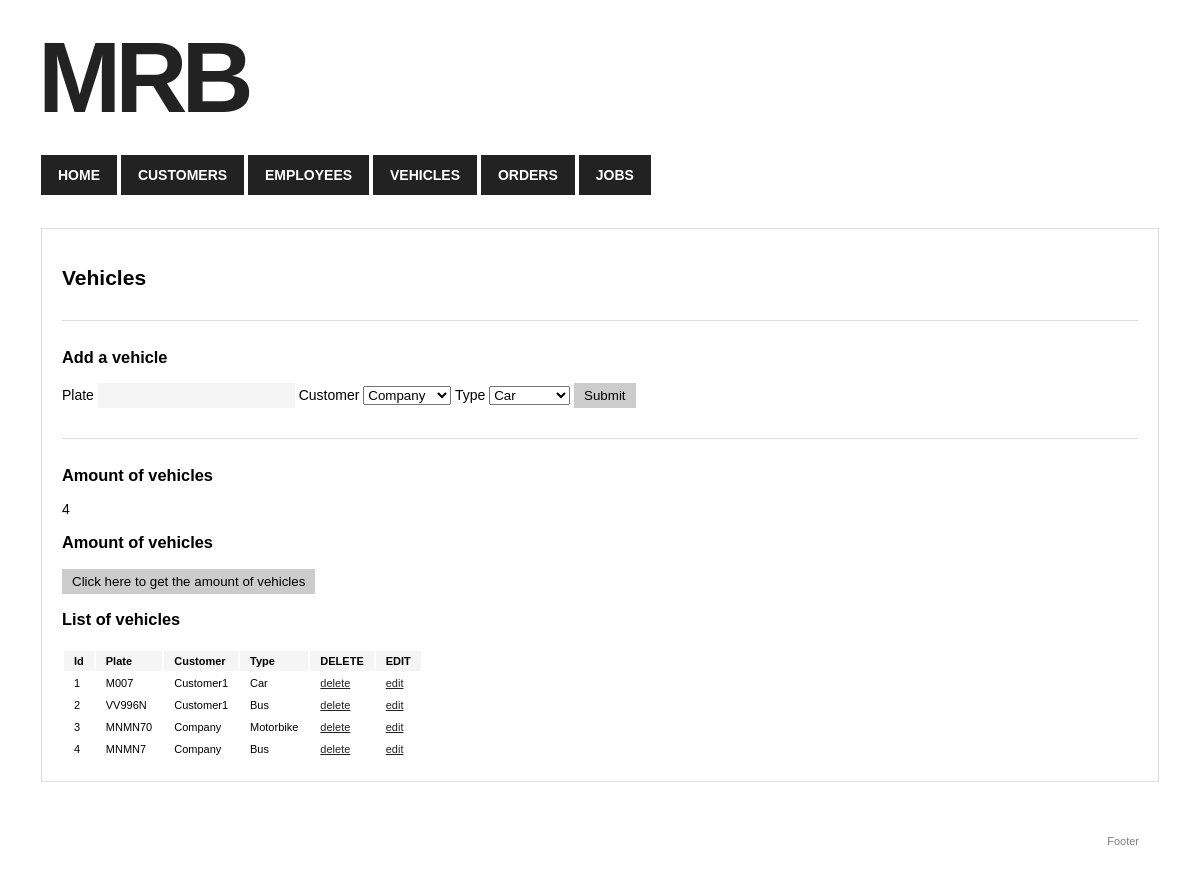
Page /vehicles on the committed database.
### tables this page shows
CREATE TABLE IF NOT EXISTS `Vehicles` (
  `id` int(10) unsigned NOT NULL AUTO_INCREMENT,
  `plate` varchar(10) NOT NULL,
  `customerId` int(10) unsigned DEFAULT NULL,
  `type` enum('Car','Bus','Motorbike') NOT NULL DEFAULT 'Car',
  UNIQUE KEY `Index 1` (`id`),
  KEY `Index 2` (`customerId`,`plate`),
  CONSTRAINT `FK_Venicles_Customers` FOREIGN KEY (`customerId`) REFERENCES `Customers` (`id`)
);

CREATE TABLE IF NOT EXISTS `Customers` (
  `id` int(10) unsigned NOT NULL AUTO_INCREMENT,
  `name` varchar(100) NOT NULL,
  `address` varchar(255) DEFAULT NULL,
  `email` varchar(255) DEFAULT NULL,
  `phone` varchar(15) DEFAULT NULL,
  `respondMethod` tinyint(1) unsigned NOT NULL DEFAULT '0',
  `created_at` datetime NOT NULL DEFAULT CURRENT_TIMESTAMP,
  UNIQUE KEY `Index 1` (`id`),
  KEY `Index 2` (`name`)
);

### application/core/controller.php (called while the page is built, shortened)
<?php
class Controller
{
    protected function openDatabaseConnection()
    {
        $options = array(PDO::ATTR_DEFAULT_FETCH_MODE => PDO::FETCH_OBJ, PDO::ATTR_ERRMODE => PDO::ERRMODE_WARNING);
        $this->db = new PDO(DB_TYPE . ':host=' . DB_HOST . ';dbname=' . DB_NAME . ';charset=' . DB_CHARSET, DB_USER, DB_PASS, $options);
    }
}

### application/controller/vehicles.php (called while the page is built, shortened)
<?php
class Vehicles extends Controller
{
    public function loadModel()
    {
        require_once APP . 'model/vehiclemodel.php';
        $this->model = new VehicleModel($this->db);
    }
    public function index()
    {
        $vehicles = $this->model->getAllVehicles();
        $amount_of_vehicles = $this->model->getAmountOfVehicles();
        $customers = $this->model->getAllCustomers();
        require APP . 'view/_templates/header.php';
        require APP . 'view/vehicles/index.php';
        require APP . 'view/_templates/footer.php';
    }
}

### public/index.php (called while the page is built, shortened)
<?php
require APP . 'core/application.php';
require APP . 'core/controller.php';
$app = new Application();

### application/model/vehiclemodel.php (called while the page is built, shortened)
<?php
class VehicleModel extends Model
{
    public $db = null;
    function __construct($db)
    {
        try {
            $this->db = $db;
        } catch (PDOException $e) {
            exit('Database connection could not be established.');
        }
    }
    public function getAllVehicles()
    {
        $sql = "SELECT v.*, c.name AS `customer` FROM Vehicles AS v
LEFT JOIN Customers AS c ON c.id=v.customerId";
        $query = $this->db->prepare($sql);
        $query->execute();
        return $query->fetchAll();
    }
    public function getAllCustomers()
    {
       $sql="select id, `name` from `Customers`";
        $query = $this->db->prepare($sql);
        $query->execute();
        return $query->fetchAll();
    }
    public function getAmountOfVehicles()
    {
        $sql = "SELECT COUNT(id) AS `amount_of_vehicles` FROM `Vehicles`";
        $query = $this->db->prepare($sql);
        $query->execute();
        return $query->fetch()->amount_of_vehicles;
    }
}

### application/view/vehicles/index.php (the view, shortened to what this page needs)
<div class="container">
    <h2>Vehicles</h2>
    <div class="box">
        <h3>Add a vehicle</h3>
        <form action="<?php echo URL; ?>vehicles/addvehicle" method="POST">
            <label>Plate</label>
            <input type="text" name="plate" value="" required />
            <label>Customer</label>
            <select name="customer">
            <?php
            foreach ($customers as $c){
                echo '<option value="'.$c->id.'">'.$c->name.'</option>'.PHP_EOL;
            }
            ?>
            </select>
            <label>Type</label>
            <select name="type">
                <option value="Car" >Car</option>
            </select>
            <input type="submit" name="submit_add_vehicle" value="Submit" />
        </form>
    </div>
    <div class="box">
        <h3>Amount of vehicles</h3>
        <div>
            <?php echo $amount_of_vehicles; ?>
        </div>
        <h3>Amount of vehicles</h3>
        <div>
            <button id="javascript-ajax-button">Click here to get the amount of vehicles</button>
        </div>
        <h3>List of vehicles</h3>
        <table>
            <thead style="background-color: #ddd; font-weight: bold;">
            <tr>
                <td>Id</td>
                <td>Plate</td>
                <td>Customer</td>
                <td>Type</td>
                <td>DELETE</td>
                <td>EDIT</td>
            </tr>
            </thead>
            <tbody>
            <?php foreach ($vehicles as $vehicle) { ?>
                <tr>
                    <td><?php if (isset($vehicle->id)) echo htmlspecialchars($vehicle->id, ENT_QUOTES, 'UTF-8'); ?></td>
                    <td><?php if (isset($vehicle->plate)) echo htmlspecialchars($vehicle->plate, ENT_QUOTES, 'UTF-8'); ?></td>
                    <td><?php if (isset($vehicle->customer)) echo htmlspecialchars($vehicle->customer, ENT_QUOTES, 'UTF-8'); ?></td>
                    <td><?php if (isset($vehicle->type)) echo htmlspecialchars($vehicle->type, ENT_QUOTES, 'UTF-8'); ?></td>
                    <td><a href="<?php echo URL . 'vehicles/deletevehicle/' . htmlspecialchars($vehicle->id, ENT_QUOTES, 'UTF-8'); ?>">delete</a></td>
                    <td><a href="<?php echo URL . 'vehicles/editvehicle/' . htmlspecialchars($vehicle->id, ENT_QUOTES, 'UTF-8'); ?>">edit</a></td>
                </tr>
            <?php } ?>
            </tbody>
        </table>
    </div>
</div>

### application/core/application.php (shortened to what this page needs)
<?php
class Application
{
    private $url_controller = null;
    private $url_action = null;
    private $url_params = array();
    public function __construct()
    {
        if (!$this->url_controller) {
            require APP . 'controller/home.php';
            $page = new Home();
            $page->index();
        } elseif (file_exists(APP . 'controller/' . $this->url_controller . '.php')) {
            $this->url_controller = new $this->url_controller();
            if (method_exists($this->url_controller, $this->url_action)) {
                if (!empty($this->url_params)) {
                    call_user_func_array(array($this->url_controller, $this->url_action), $this->url_params);
                } else {
                    $this->url_controller->{$this->url_action}();
                }
            } else {
                if (strlen($this->url_action) == 0) {
                    $this->url_controller->index();
                }
                else {
                    header('location: ' . URL . 'problem');
                }
            }
        } else {
            header('location: ' . URL . 'problem');
        }
    }
    private function splitUrl()
    {
        if (isset($_GET['url'])) {
            $url = trim($_GET['url'], '/');
            $url = filter_var($url, FILTER_SANITIZE_URL);
            $url = explode('/', $url);
            $this->url_controller = isset($url[0]) ? $url[0] : null;
            $this->url_action = isset($url[1]) ? $url[1] : null;
            unset($url[0], $url[1]);
            $this->url_params = array_values($url);
        }
    }
}

### application/view/_templates/header.php (shortened to what this page needs)
<!DOCTYPE html>
<html lang="en">
<head>
    <link href="<?php echo URL; ?>css/style.css" rel="stylesheet">
</head>
<body>
    <div class="logo">
        MRB
    </div>
    <div class="navigation">
        <a href="<?php echo URL; ?>">home</a>
        <a href="<?php echo URL; ?>customers">Customers</a>
        <a href="<?php echo URL; ?>employees">Employees</a>
        <a href="<?php echo URL; ?>vehicles">Vehicles</a>
        <a href="<?php echo URL; ?>orders">Orders</a>
        <a href="<?php echo URL; ?>jobs">Jobs</a>
    </div>

### application/view/_templates/footer.php (shortened to what this page needs)
    <div class="footer">
        Footer
    </div>
</body>
</html>

### public/css/style.css (style rules this page uses)
body { font-family: Arial; font-size: 14px; }
.logo { font-size: 100px; font-weight: bolder; letter-spacing: -6px; color: #222; margin: 20px 30px; }
.navigation { margin-left: 33px; }
.navigation a { display: inline-block; padding: 10px 15px; text-decoration: none; font-size: 14px; text-transform: uppercase; font-weight: bold; border: 2px solid #222; background: #222; color: #fff; }
.container { border: 1px solid #ddd; padding: 20px; margin: 33px; }
.container a { color: #222; }
.container table { font-size: 11px; margin-top: 20px; }
.container table thead td { background-color: #f5f5f5; padding: 4px 10px; }
.container table tbody td { padding: 4px 10px; }
.container .box { border-top: 1px solid #ddd; padding-top: 10px; margin-top: 30px; }
.container input { background-color: #f5f5f5; border: 0; padding: 5px 10px; }
.container input[type="submit"] { background-color: #ccc; cursor: pointer; }
.container button { background-color: #ccc; border: 0; padding: 5px 10px; cursor: pointer; }
.footer { padding: 20px; margin: 33px; text-align: right; font-size: 11px; opacity: 0.5; }

### rows in the picture
vehicles: id "1", plate "M007", customerId.name "Customer1", type "Car"
vehicles: id "2", plate "VV996N", customerId.name "Customer1", type "Bus"
vehicles: id "3", plate "MNMN70", customerId.name "Company", type "Motorbike"
vehicles: id "4", plate "MNMN7", customerId.name "Company", type "Bus"

### other values in the picture
$amount_of_vehicles "4"
form field customer "Company"
